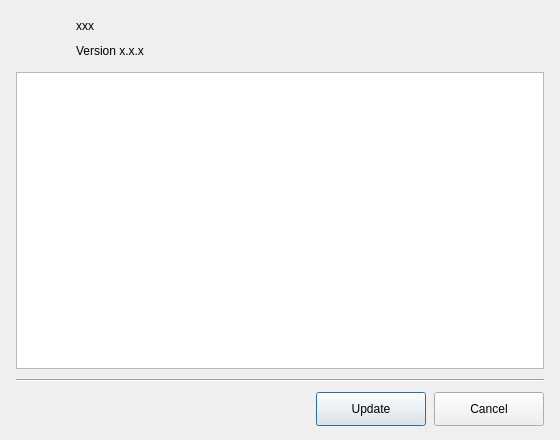
<?xml version="1.0" encoding="UTF-8"?>
<ui version="4.0">
 <class>AppUpdateDialog</class>
 <widget class="QDialog" name="AppUpdateDialog">
  <property name="geometry">
   <rect>
    <x>0</x>
    <y>0</y>
    <width>560</width>
    <height>440</height>
   </rect>
  </property>
  <property name="minimumSize">
   <size>
    <width>560</width>
    <height>440</height>
   </size>
  </property>
  <property name="windowTitle">
   <string>Software Update</string>
  </property>
  <property name="windowIcon">
   <iconset resource="../../../../qt_embedded/resources.qrc">
    <normaloff>:/icons/update.svg</normaloff>:/icons/update.svg</iconset>
  </property>
  <layout class="QVBoxLayout" name="main_vbox">
   <property name="spacing">
    <number>10</number>
   </property>
   <property name="leftMargin">
    <number>16</number>
   </property>
   <property name="topMargin">
    <number>14</number>
   </property>
   <property name="rightMargin">
    <number>16</number>
   </property>
   <property name="bottomMargin">
    <number>14</number>
   </property>
   <item>
    <layout class="QHBoxLayout" name="header_hbox">
     <property name="spacing">
      <number>12</number>
     </property>
     <item>
      <widget class="QLabel" name="icon_label">
       <property name="minimumSize">
        <size>
         <width>48</width>
         <height>48</height>
        </size>
       </property>
       <property name="maximumSize">
        <size>
         <width>48</width>
         <height>48</height>
        </size>
       </property>
       <property name="text">
        <string/>
       </property>
       <property name="pixmap">
        <pixmap resource="../../../../qt_embedded/resources.qrc">:/icons/mango.svg</pixmap>
       </property>
       <property name="scaledContents">
        <bool>true</bool>
       </property>
      </widget>
     </item>
     <item>
      <layout class="QVBoxLayout" name="title_vbox">
       <property name="spacing">
        <number>1</number>
       </property>
       <item>
        <widget class="QLabel" name="name_label">
         <property name="text">
          <string>xxx</string>
         </property>
         <property name="role" stdset="0">
          <string>dialog-title</string>
         </property>
        </widget>
       </item>
       <item>
        <widget class="QLabel" name="version_label">
         <property name="text">
          <string>Version x.x.x</string>
         </property>
         <property name="role" stdset="0">
          <string>hint</string>
         </property>
        </widget>
       </item>
      </layout>
     </item>
     <item>
      <spacer name="header_spacer">
       <property name="orientation">
        <enum>Qt::Orientation::Horizontal</enum>
       </property>
       <property name="sizeHint" stdset="0">
        <size>
         <width>40</width>
         <height>20</height>
        </size>
       </property>
      </spacer>
     </item>
    </layout>
   </item>
   <item>
    <widget class="QPlainTextEdit" name="console_output">
     <property name="sizePolicy">
      <sizepolicy hsizetype="Expanding" vsizetype="Expanding">
       <horstretch>0</horstretch>
       <verstretch>1</verstretch>
      </sizepolicy>
     </property>
     <property name="minimumSize">
      <size>
       <width>0</width>
       <height>220</height>
      </size>
     </property>
     <property name="textInteractionFlags">
      <set>Qt::TextInteractionFlag::TextSelectableByKeyboard|Qt::TextInteractionFlag::TextSelectableByMouse</set>
     </property>
     <property name="backgroundVisible">
      <bool>false</bool>
     </property>
     <property name="role" stdset="0">
      <string>console-update</string>
     </property>
    </widget>
   </item>
   <item>
    <widget class="QFrame" name="separator_bottom">
     <property name="frameShape">
      <enum>QFrame::Shape::HLine</enum>
     </property>
     <property name="frameShadow">
      <enum>QFrame::Shadow::Sunken</enum>
     </property>
    </widget>
   </item>
   <item>
    <layout class="QHBoxLayout" name="footer_hbox">
     <property name="spacing">
      <number>8</number>
     </property>
     <item>
      <spacer name="footer_spacer">
       <property name="orientation">
        <enum>Qt::Orientation::Horizontal</enum>
       </property>
       <property name="sizeHint" stdset="0">
        <size>
         <width>40</width>
         <height>20</height>
        </size>
       </property>
      </spacer>
     </item>
     <item>
      <widget class="QPushButton" name="update_btn">
       <property name="minimumSize">
        <size>
         <width>110</width>
         <height>34</height>
        </size>
       </property>
       <property name="text">
        <string>Update</string>
       </property>
       <property name="variant" stdset="0">
        <string>primary</string>
       </property>
      </widget>
     </item>
     <item>
      <widget class="QPushButton" name="cancel_btn">
       <property name="minimumSize">
        <size>
         <width>110</width>
         <height>34</height>
        </size>
       </property>
       <property name="text">
        <string>Cancel</string>
       </property>
       <property name="variant" stdset="0">
        <string>secondary</string>
       </property>
      </widget>
     </item>
    </layout>
   </item>
  </layout>
 </widget>
 <resources>
  <include location="../../../../qt_embedded/resources.qrc"/>
 </resources>
 <connections/>
</ui>
